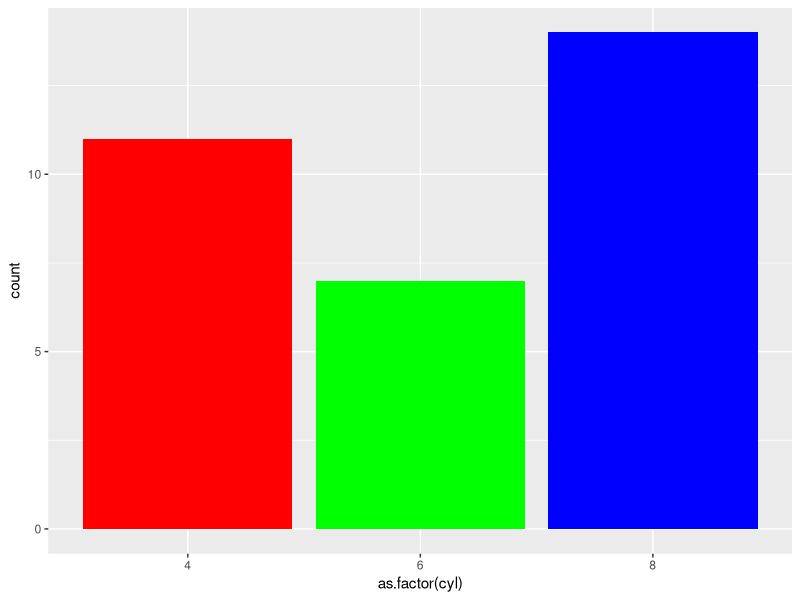

Source code (R):


# remove color with theme(legend.position="none")

# Libraries
library(ggplot2)

# 1: uniform color. Color is for the border, fill is for the inside
p1 <- ggplot(mtcars, aes(x=as.factor(cyl) )) +
  geom_bar(color="blue", 
  			fill=rgb(0.1,0.4,0.5,0.7) )
 
# 2: Using Hue
p2 <- ggplot(mtcars, aes(x=as.factor(cyl), fill=as.factor(cyl) )) + 
  geom_bar( ) +
  scale_fill_hue(c = 40) +
  theme(legend.position="none")
 
# 3: Using RColorBrewer
p3 <- ggplot(mtcars, aes(x=as.factor(cyl), fill=as.factor(cyl) )) + 
  geom_bar( ) +
  scale_fill_brewer(palette = "Set1") +
  theme(legend.position="none")

 
# 4: Using greyscale:
p4 <- ggplot(mtcars, aes(x=as.factor(cyl), fill=as.factor(cyl) )) + 
  geom_bar( ) +
  scale_fill_grey(start = 0.25, end = 0.75) +
  theme(legend.position="none")

 
# 5: Set manualy
ggplot(mtcars, aes(x=as.factor(cyl), fill=as.factor(cyl) )) +  
  geom_bar( ) +
  scale_fill_manual(values = c("red", "green", "blue") ) +
  theme(legend.position="none")

